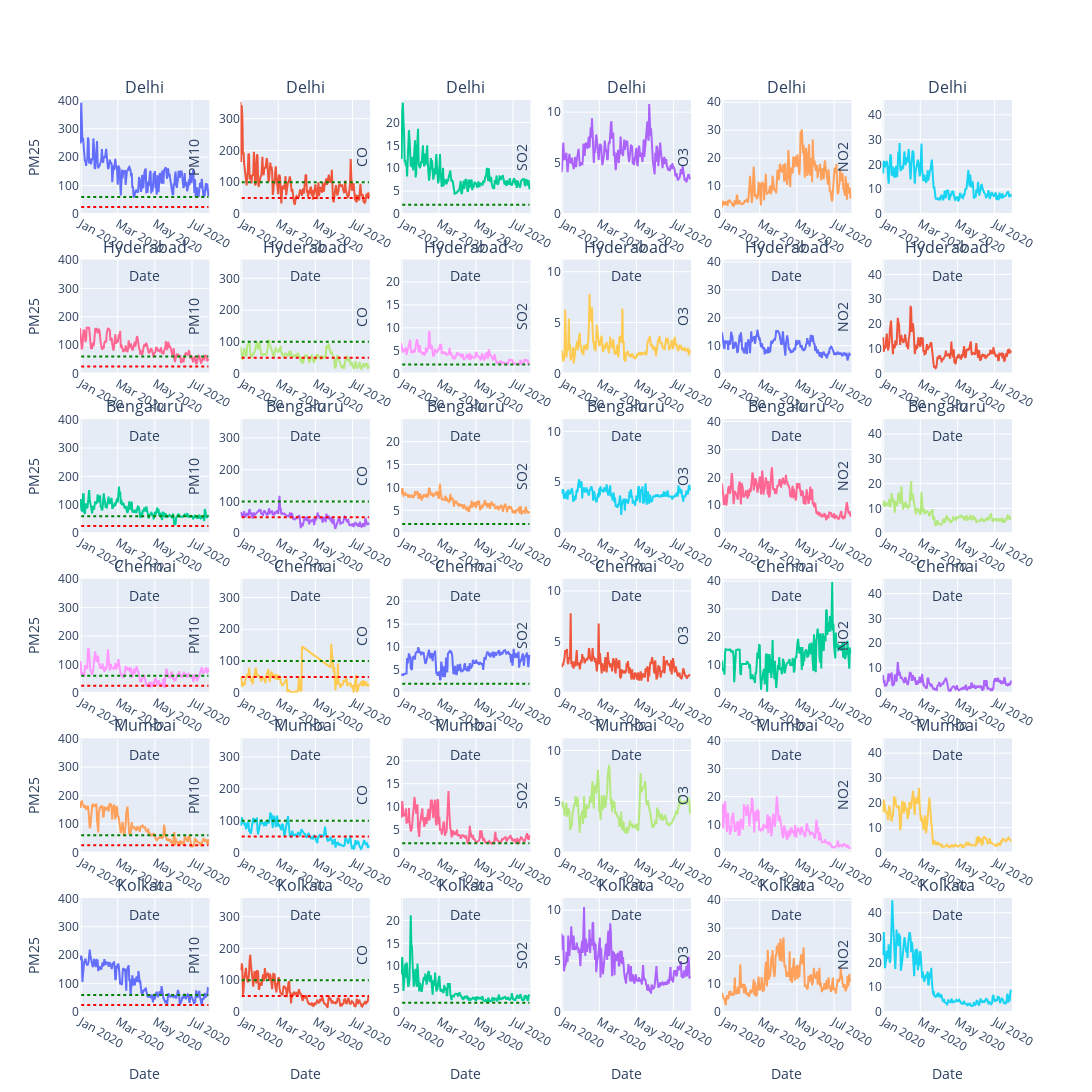

The notebook cell saved with this chart:
### Markdown cell above
Plot them all!

### Code cell
city=['Delhi','Hyderabad','Bengaluru','Chennai','Mumbai','Kolkata']
pollutant=['pm25','pm10','co','so2','o3','no2']
titles=[]
polmax=[]
for i in pollutant:
    dr=df[df['Specie'].isin([i])]
    polmax.append(dr['median'].max()+(dr['median'].mean()/10))
for i in city:
    for j in pollutant:
        titles.append(i)
fig = make_subplots(
rows=6, cols=6,
subplot_titles=titles,
vertical_spacing=0.05
)
for m,i in enumerate(city):
    for n,j in enumerate(pollutant):
        dff=df[df['City'].isin([i])]
        dff=dff[dff['Specie'].isin([j])]
        fig.add_trace(go.Scatter(x=dff['Date'], y=dff['median']),row=m+1, col=n+1)
        if pollutant_who[j]:
            fig.add_shape(go.layout.Shape(type="line", x0=start, y0=pollutant_who[j], x1=end, y1=pollutant_who[j],
                                            line=dict(color='red', width=2,dash='dot'),),row=m+1,col=n+1)
        if pollutant_naaqs[j]:
            fig.add_shape(go.layout.Shape(type="line", x0=start, y0=pollutant_naaqs[j], x1=end, y1=pollutant_naaqs[j],
                                            line=dict(color='green', width=2,dash='dot'),),row=m+1,col=n+1)
        fig.update_yaxes(title=j.upper(),range=[0, polmax[m]], row=m+1, col=l+1)
        fig.update_yaxes(title=j.upper(),range=[0, polmax[n]], row=m+1, col=n+1)
        fig.update_xaxes(title="Date",row=m+1, col=n+1)
fig.update_layout(height=1900, width=2000,showlegend=False)
fig.show()        
fig.write_image(f'images/all_pollutants.png')

### Figure 1 — Plotly figure (JSON) as saved in the notebook; plotly's stock layout.template omitted (floating-point values rounded to 4 significant figures; data arrays with more than 128 entries replaced by an {"elided": "..."} marker saying what was removed)
{"data": [{"type": "scatter", "x": {"elided": "212 str values"}, "xaxis": "x", "y": {"elided": "212 int values"}, "yaxis": "y"}, {"type": "scatter", "x": {"elided": "212 str values"}, "xaxis": "x2", "y": {"elided": "212 int values"}, "yaxis": "y2"}, {"type": "scatter", "x": {"elided": "212 str values"}, "xaxis": "x3", "y": {"elided": "212 float values"}, "yaxis": "y3"}, {"type": "scatter", "x": {"elided": "212 str values"}, "xaxis": "x4", "y": {"elided": "212 float values"}, "yaxis": "y4"}, {"type": "scatter", "x": {"elided": "212 str values"}, "xaxis": "x5", "y": {"elided": "212 float values"}, "yaxis": "y5"}, {"type": "scatter", "x": {"elided": "212 str values"}, "xaxis": "x6", "y": {"elided": "212 float values"}, "yaxis": "y6"}, {"type": "scatter", "x": {"elided": "212 str values"}, "xaxis": "x7", "y": {"elided": "212 int values"}, "yaxis": "y7"}, {"type": "scatter", "x": {"elided": "212 str values"}, "xaxis": "x8", "y": {"elided": "212 int values"}, "yaxis": "y8"}, {"type": "scatter", "x": {"elided": "212 str values"}, "xaxis": "x9", "y": {"elided": "212 float values"}, "yaxis": "y9"}, {"type": "scatter", "x": {"elided": "212 str values"}, "xaxis": "x10", "y": {"elided": "212 float values"}, "yaxis": "y10"}, {"type": "scatter", "x": {"elided": "212 str values"}, "xaxis": "x11", "y": {"elided": "212 float values"}, "yaxis": "y11"}, {"type": "scatter", "x": {"elided": "212 str values"}, "xaxis": "x12", "y": {"elided": "212 float values"}, "yaxis": "y12"}, {"type": "scatter", "x": {"elided": "212 str values"}, "xaxis": "x13", "y": {"elided": "212 int values"}, "yaxis": "y13"}, {"type": "scatter", "x": {"elided": "212 str values"}, "xaxis": "x14", "y": {"elided": "212 int values"}, "yaxis": "y14"}, {"type": "scatter", "x": {"elided": "212 str values"}, "xaxis": "x15", "y": {"elided": "212 float values"}, "yaxis": "y15"}, {"type": "scatter", "x": {"elided": "212 str values"}, "xaxis": "x16", "y": {"elided": "212 float values"}, "yaxis": "y16"}, {"type": "scatter", "x": {"elided": "212 str values"}, "xaxis": "x17", "y": {"elided": "212 float values"}, "yaxis": "y17"}, {"type": "scatter", "x": {"elided": "212 str values"}, "xaxis": "x18", "y": {"elided": "212 float values"}, "yaxis": "y18"}, {"type": "scatter", "x": {"elided": "212 str values"}, "xaxis": "x19", "y": {"elided": "212 int values"}, "yaxis": "y19"}, {"type": "scatter", "x": {"elided": "159 str values"}, "xaxis": "x20", "y": {"elided": "159 int values"}, "yaxis": "y20"}, {"type": "scatter", "x": {"elided": "212 str values"}, "xaxis": "x21", "y": {"elided": "212 float values"}, "yaxis": "y21"}, {"type": "scatter", "x": {"elided": "212 str values"}, "xaxis": "x22", "y": {"elided": "212 float values"}, "yaxis": "y22"}, {"type": "scatter", "x": {"elided": "212 str values"}, "xaxis": "x23", "y": {"elided": "212 float values"}, "yaxis": "y23"}, {"type": "scatter", "x": {"elided": "212 str values"}, "xaxis": "x24", "y": {"elided": "212 float values"}, "yaxis": "y24"}, {"type": "scatter", "x": {"elided": "212 str values"}, "xaxis": "x25", "y": {"elided": "212 int values"}, "yaxis": "y25"}, {"type": "scatter", "x": {"elided": "212 str values"}, "xaxis": "x26", "y": {"elided": "212 int values"}, "yaxis": "y26"}, {"type": "scatter", "x": {"elided": "212 str values"}, "xaxis": "x27", "y": {"elided": "212 float values"}, "yaxis": "y27"}, {"type": "scatter", "x": {"elided": "212 str values"}, "xaxis": "x28", "y": {"elided": "212 float values"}, "yaxis": "y28"}, {"type": "scatter", "x": {"elided": "212 str values"}, "xaxis": "x29", "y": {"elided": "212 float values"}, "yaxis": "y29"}, {"type": "scatter", "x": {"elided": "212 str values"}, "xaxis": "x30", "y": {"elided": "212 float values"}, "yaxis": "y30"}, {"type": "scatter", "x": {"elided": "212 str values"}, "xaxis": "x31", "y": {"elided": "212 int values"}, "yaxis": "y31"}, {"type": "scatter", "x": {"elided": "212 str values"}, "xaxis": "x32", "y": {"elided": "212 int values"}, "yaxis": "y32"}, {"type": "scatter", "x": {"elided": "212 str values"}, "xaxis": "x33", "y": {"elided": "212 float values"}, "yaxis": "y33"}, {"type": "scatter", "x": {"elided": "212 str values"}, "xaxis": "x34", "y": {"elided": "212 float values"}, "yaxis": "y34"}, {"type": "scatter", "x": {"elided": "212 str values"}, "xaxis": "x35", "y": {"elided": "212 float values"}, "yaxis": "y35"}, {"type": "scatter", "x": {"elided": "212 str values"}, "xaxis": "x36", "y": {"elided": "212 float values"}, "yaxis": "y36"}], "layout": {"annotations": [{"font": {"size": 16}, "showarrow": false, "text": "Delhi", "x": 0.06944, "xanchor": "center", "xref": "paper", "y": 1, "yanchor": "bottom", "yref": "paper"}, {"font": {"size": 16}, "showarrow": false, "text": "Delhi", "x": 0.2417, "xanchor": "center", "xref": "paper", "y": 1, "yanchor": "bottom", "yref": "paper"}, {"font": {"size": 16}, "showarrow": false, "text": "Delhi", "x": 0.4139, "xanchor": "center", "xref": "paper", "y": 1, "yanchor": "bottom", "yref": "paper"}, {"font": {"size": 16}, "showarrow": false, "text": "Delhi", "x": 0.5861, "xanchor": "center", "xref": "paper", "y": 1, "yanchor": "bottom", "yref": "paper"}, {"font": {"size": 16}, "showarrow": false, "text": "Delhi", "x": 0.7583, "xanchor": "center", "xref": "paper", "y": 1, "yanchor": "bottom", "yref": "paper"}, {"font": {"size": 16}, "showarrow": false, "text": "Delhi", "x": 0.9306, "xanchor": "center", "xref": "paper", "y": 1, "yanchor": "bottom", "yref": "paper"}, {"font": {"size": 16}, "showarrow": false, "text": "Hyderabad", "x": 0.06944, "xanchor": "center", "xref": "paper", "y": 0.825, "yanchor": "bottom", "yref": "paper"}, {"font": {"size": 16}, "showarrow": false, "text": "Hyderabad", "x": 0.2417, "xanchor": "center", "xref": "paper", "y": 0.825, "yanchor": "bottom", "yref": "paper"}, {"font": {"size": 16}, "showarrow": false, "text": "Hyderabad", "x": 0.4139, "xanchor": "center", "xref": "paper", "y": 0.825, "yanchor": "bottom", "yref": "paper"}, {"font": {"size": 16}, "showarrow": false, "text": "Hyderabad", "x": 0.5861, "xanchor": "center", "xref": "paper", "y": 0.825, "yanchor": "bottom", "yref": "paper"}, {"font": {"size": 16}, "showarrow": false, "text": "Hyderabad", "x": 0.7583, "xanchor": "center", "xref": "paper", "y": 0.825, "yanchor": "bottom", "yref": "paper"}, {"font": {"size": 16}, "showarrow": false, "text": "Hyderabad", "x": 0.9306, "xanchor": "center", "xref": "paper", "y": 0.825, "yanchor": "bottom", "yref": "paper"}, {"font": {"size": 16}, "showarrow": false, "text": "Bengaluru", "x": 0.06944, "xanchor": "center", "xref": "paper", "y": 0.65, "yanchor": "bottom", "yref": "paper"}, {"font": {"size": 16}, "showarrow": false, "text": "Bengaluru", "x": 0.2417, "xanchor": "center", "xref": "paper", "y": 0.65, "yanchor": "bottom", "yref": "paper"}, {"font": {"size": 16}, "showarrow": false, "text": "Bengaluru", "x": 0.4139, "xanchor": "center", "xref": "paper", "y": 0.65, "yanchor": "bottom", "yref": "paper"}, {"font": {"size": 16}, "showarrow": false, "text": "Bengaluru", "x": 0.5861, "xanchor": "center", "xref": "paper", "y": 0.65, "yanchor": "bottom", "yref": "paper"}, {"font": {"size": 16}, "showarrow": false, "text": "Bengaluru", "x": 0.7583, "xanchor": "center", "xref": "paper", "y": 0.65, "yanchor": "bottom", "yref": "paper"}, {"font": {"size": 16}, "showarrow": false, "text": "Bengaluru", "x": 0.9306, "xanchor": "center", "xref": "paper", "y": 0.65, "yanchor": "bottom", "yref": "paper"}, {"font": {"size": 16}, "showarrow": false, "text": "Chennai", "x": 0.06944, "xanchor": "center", "xref": "paper", "y": 0.475, "yanchor": "bottom", "yref": "paper"}, {"font": {"size": 16}, "showarrow": false, "text": "Chennai", "x": 0.2417, "xanchor": "center", "xref": "paper", "y": 0.475, "yanchor": "bottom", "yref": "paper"}, {"font": {"size": 16}, "showarrow": false, "text": "Chennai", "x": 0.4139, "xanchor": "center", "xref": "paper", "y": 0.475, "yanchor": "bottom", "yref": "paper"}, {"font": {"size": 16}, "showarrow": false, "text": "Chennai", "x": 0.5861, "xanchor": "center", "xref": "paper", "y": 0.475, "yanchor": "bottom", "yref": "paper"}, {"font": {"size": 16}, "showarrow": false, "text": "Chennai", "x": 0.7583, "xanchor": "center", "xref": "paper", "y": 0.475, "yanchor": "bottom", "yref": "paper"}, {"font": {"size": 16}, "showarrow": false, "text": "Chennai", "x": 0.9306, "xanchor": "center", "xref": "paper", "y": 0.475, "yanchor": "bottom", "yref": "paper"}, {"font": {"size": 16}, "showarrow": false, "text": "Mumbai", "x": 0.06944, "xanchor": "center", "xref": "paper", "y": 0.3, "yanchor": "bottom", "yref": "paper"}, {"font": {"size": 16}, "showarrow": false, "text": "Mumbai", "x": 0.2417, "xanchor": "center", "xref": "paper", "y": 0.3, "yanchor": "bottom", "yref": "paper"}, {"font": {"size": 16}, "showarrow": false, "text": "Mumbai", "x": 0.4139, "xanchor": "center", "xref": "paper", "y": 0.3, "yanchor": "bottom", "yref": "paper"}, {"font": {"size": 16}, "showarrow": false, "text": "Mumbai", "x": 0.5861, "xanchor": "center", "xref": "paper", "y": 0.3, "yanchor": "bottom", "yref": "paper"}, {"font": {"size": 16}, "showarrow": false, "text": "Mumbai", "x": 0.7583, "xanchor": "center", "xref": "paper", "y": 0.3, "yanchor": "bottom", "yref": "paper"}, {"font": {"size": 16}, "showarrow": false, "text": "Mumbai", "x": 0.9306, "xanchor": "center", "xref": "paper", "y": 0.3, "yanchor": "bottom", "yref": "paper"}, {"font": {"size": 16}, "showarrow": false, "text": "Kolkata", "x": 0.06944, "xanchor": "center", "xref": "paper", "y": 0.125, "yanchor": "bottom", "yref": "paper"}, {"font": {"size": 16}, "showarrow": false, "text": "Kolkata", "x": 0.2417, "xanchor": "center", "xref": "paper", "y": 0.125, "yanchor": "bottom", "yref": "paper"}, {"font": {"size": 16}, "showarrow": false, "text": "Kolkata", "x": 0.4139, "xanchor": "center", "xref": "paper", "y": 0.125, "yanchor": "bottom", "yref": "paper"}, {"font": {"size": 16}, "showarrow": false, "text": "Kolkata", "x": 0.5861, "xanchor": "center", "xref": "paper", "y": 0.125, "yanchor": "bottom", "yref": "paper"}, {"font": {"size": 16}, "showarrow": false, "text": "Kolkata", "x": 0.7583, "xanchor": "center", "xref": "paper", "y": 0.125, "yanchor": "bottom", "yref": "paper"}, {"font": {"size": 16}, "showarrow": false, "text": "Kolkata", "x": 0.9306, "xanchor": "center", "xref": "paper", "y": 0.125, "yanchor": "bottom", "yref": "paper"}], "height": 1900, "shapes": [{"line": {"color": "red", "dash": "dot", "width": 2}, "type": "line", "x0": "2020-01-01", "x1": "2020-07-28", "xref": "x", "y0": 25, "y1": 25, "yref": "y"}, {"line": {"color": "green", "dash": "dot", "width": 2}, "type": "line", "x0": "2020-01-01", "x1": "2020-07-28", "xref": "x", "y0": 60, "y1": 60, "yref": "y"}, {"line": {"color": "red", "dash": "dot", "width": 2}, "type": "line", "x0": "2020-01-01", "x1": "2020-07-28", "xref": "x2", "y0": 50, "y1": 50, "yref": "y2"}, {"line": {"color": "green", "dash": "dot", "width": 2}, "type": "line", "x0": "2020-01-01", "x1": "2020-07-28", "xref": "x2", "y0": 100, "y1": 100, "yref": "y2"}, {"line": {"color": "green", "dash": "dot", "width": 2}, "type": "line", "x0": "2020-01-01", "x1": "2020-07-28", "xref": "x3", "y0": 2, "y1": 2, "yref": "y3"}, {"line": {"color": "red", "dash": "dot", "width": 2}, "type": "line", "x0": "2020-01-01", "x1": "2020-07-28", "xref": "x4", "y0": 20, "y1": 20, "yref": "y4"}, {"line": {"color": "green", "dash": "dot", "width": 2}, "type": "line", "x0": "2020-01-01", "x1": "2020-07-28", "xref": "x4", "y0": 80, "y1": 80, "yref": "y4"}, {"line": {"color": "red", "dash": "dot", "width": 2}, "type": "line", "x0": "2020-01-01", "x1": "2020-07-28", "xref": "x5", "y0": 100, "y1": 100, "yref": "y5"}, {"line": {"color": "green", "dash": "dot", "width": 2}, "type": "line", "x0": "2020-01-01", "x1": "2020-07-28", "xref": "x5", "y0": 100, "y1": 100, "yref": "y5"}, {"line": {"color": "green", "dash": "dot", "width": 2}, "type": "line", "x0": "2020-01-01", "x1": "2020-07-28", "xref": "x6", "y0": 80, "y1": 80, "yref": "y6"}, {"line": {"color": "red", "dash": "dot", "width": 2}, "type": "line", "x0": "2020-01-01", "x1": "2020-07-28", "xref": "x7", "y0": 25, "y1": 25, "yref": "y7"}, {"line": {"color": "green", "dash": "dot", "width": 2}, "type": "line", "x0": "2020-01-01", "x1": "2020-07-28", "xref": "x7", "y0": 60, "y1": 60, "yref": "y7"}, {"line": {"color": "red", "dash": "dot", "width": 2}, "type": "line", "x0": "2020-01-01", "x1": "2020-07-28", "xref": "x8", "y0": 50, "y1": 50, "yref": "y8"}, {"line": {"color": "green", "dash": "dot", "width": 2}, "type": "line", "x0": "2020-01-01", "x1": "2020-07-28", "xref": "x8", "y0": 100, "y1": 100, "yref": "y8"}, {"line": {"color": "green", "dash": "dot", "width": 2}, "type": "line", "x0": "2020-01-01", "x1": "2020-07-28", "xref": "x9", "y0": 2, "y1": 2, "yref": "y9"}, {"line": {"color": "red", "dash": "dot", "width": 2}, "type": "line", "x0": "2020-01-01", "x1": "2020-07-28", "xref": "x10", "y0": 20, "y1": 20, "yref": "y10"}, {"line": {"color": "green", "dash": "dot", "width": 2}, "type": "line", "x0": "2020-01-01", "x1": "2020-07-28", "xref": "x10", "y0": 80, "y1": 80, "yref": "y10"}, {"line": {"color": "red", "dash": "dot", "width": 2}, "type": "line", "x0": "2020-01-01", "x1": "2020-07-28", "xref": "x11", "y0": 100, "y1": 100, "yref": "y11"}, {"line": {"color": "green", "dash": "dot", "width": 2}, "type": "line", "x0": "2020-01-01", "x1": "2020-07-28", "xref": "x11", "y0": 100, "y1": 100, "yref": "y11"}, {"line": {"color": "green", "dash": "dot", "width": 2}, "type": "line", "x0": "2020-01-01", "x1": "2020-07-28", "xref": "x12", "y0": 80, "y1": 80, "yref": "y12"}, {"line": {"color": "red", "dash": "dot", "width": 2}, "type": "line", "x0": "2020-01-01", "x1": "2020-07-28", "xref": "x13", "y0": 25, "y1": 25, "yref": "y13"}, {"line": {"color": "green", "dash": "dot", "width": 2}, "type": "line", "x0": "2020-01-01", "x1": "2020-07-28", "xref": "x13", "y0": 60, "y1": 60, "yref": "y13"}, {"line": {"color": "red", "dash": "dot", "width": 2}, "type": "line", "x0": "2020-01-01", "x1": "2020-07-28", "xref": "x14", "y0": 50, "y1": 50, "yref": "y14"}, {"line": {"color": "green", "dash": "dot", "width": 2}, "type": "line", "x0": "2020-01-01", "x1": "2020-07-28", "xref": "x14", "y0": 100, "y1": 100, "yref": "y14"}, {"line": {"color": "green", "dash": "dot", "width": 2}, "type": "line", "x0": "2020-01-01", "x1": "2020-07-28", "xref": "x15", "y0": 2, "y1": 2, "yref": "y15"}, {"line": {"color": "red", "dash": "dot", "width": 2}, "type": "line", "x0": "2020-01-01", "x1": "2020-07-28", "xref": "x16", "y0": 20, "y1": 20, "yref": "y16"}, {"line": {"color": "green", "dash": "dot", "width": 2}, "type": "line", "x0": "2020-01-01", "x1": "2020-07-28", "xref": "x16", "y0": 80, "y1": 80, "yref": "y16"}, {"line": {"color": "red", "dash": "dot", "width": 2}, "type": "line", "x0": "2020-01-01", "x1": "2020-07-28", "xref": "x17", "y0": 100, "y1": 100, "yref": "y17"}, {"line": {"color": "green", "dash": "dot", "width": 2}, "type": "line", "x0": "2020-01-01", "x1": "2020-07-28", "xref": "x17", "y0": 100, "y1": 100, "yref": "y17"}, {"line": {"color": "green", "dash": "dot", "width": 2}, "type": "line", "x0": "2020-01-01", "x1": "2020-07-28", "xref": "x18", "y0": 80, "y1": 80, "yref": "y18"}, {"line": {"color": "red", "dash": "dot", "width": 2}, "type": "line", "x0": "2020-01-01", "x1": "2020-07-28", "xref": "x19", "y0": 25, "y1": 25, "yref": "y19"}, {"line": {"color": "green", "dash": "dot", "width": 2}, "type": "line", "x0": "2020-01-01", "x1": "2020-07-28", "xref": "x19", "y0": 60, "y1": 60, "yref": "y19"}, {"line": {"color": "red", "dash": "dot", "width": 2}, "type": "line", "x0": "2020-01-01", "x1": "2020-07-28", "xref": "x20", "y0": 50, "y1": 50, "yref": "y20"}, {"line": {"color": "green", "dash": "dot", "width": 2}, "type": "line", "x0": "2020-01-01", "x1": "2020-07-28", "xref": "x20", "y0": 100, "y1": 100, "yref": "y20"}, {"line": {"color": "green", "dash": "dot", "width": 2}, "type": "line", "x0": "2020-01-01", "x1": "2020-07-28", "xref": "x21", "y0": 2, "y1": 2, "yref": "y21"}, {"line": {"color": "red", "dash": "dot", "width": 2}, "type": "line", "x0": "2020-01-01", "x1": "2020-07-28", "xref": "x22", "y0": 20, "y1": 20, "yref": "y22"}, {"line": {"color": "green", "dash": "dot", "width": 2}, "type": "line", "x0": "2020-01-01", "x1": "2020-07-28", "xref": "x22", "y0": 80, "y1": 80, "yref": "y22"}, {"line": {"color": "red", "dash": "dot", "width": 2}, "type": "line", "x0": "2020-01-01", "x1": "2020-07-28", "xref": "x23", "y0": 100, "y1": 100, "yref": "y23"}, {"line": {"color": "green", "dash": "dot", "width": 2}, "type": "line", "x0": "2020-01-01", "x1": "2020-07-28", "xref": "x23", "y0": 100, "y1": 100, "yref": "y23"}, {"line": {"color": "green", "dash": "dot", "width": 2}, "type": "line", "x0": "2020-01-01", "x1": "2020-07-28", "xref": "x24", "y0": 80, "y1": 80, "yref": "y24"}, {"line": {"color": "red", "dash": "dot", "width": 2}, "type": "line", "x0": "2020-01-01", "x1": "2020-07-28", "xref": "x25", "y0": 25, "y1": 25, "yref": "y25"}, {"line": {"color": "green", "dash": "dot", "width": 2}, "type": "line", "x0": "2020-01-01", "x1": "2020-07-28", "xref": "x25", "y0": 60, "y1": 60, "yref": "y25"}, {"line": {"color": "red", "dash": "dot", "width": 2}, "type": "line", "x0": "2020-01-01", "x1": "2020-07-28", "xref": "x26", "y0": 50, "y1": 50, "yref": "y26"}, {"line": {"color": "green", "dash": "dot", "width": 2}, "type": "line", "x0": "2020-01-01", "x1": "2020-07-28", "xref": "x26", "y0": 100, "y1": 100, "yref": "y26"}, {"line": {"color": "green", "dash": "dot", "width": 2}, "type": "line", "x0": "2020-01-01", "x1": "2020-07-28", "xref": "x27", "y0": 2, "y1": 2, "yref": "y27"}, {"line": {"color": "red", "dash": "dot", "width": 2}, "type": "line", "x0": "2020-01-01", "x1": "2020-07-28", "xref": "x28", "y0": 20, "y1": 20, "yref": "y28"}, {"line": {"color": "green", "dash": "dot", "width": 2}, "type": "line", "x0": "2020-01-01", "x1": "2020-07-28", "xref": "x28", "y0": 80, "y1": 80, "yref": "y28"}, {"line": {"color": "red", "dash": "dot", "width": 2}, "type": "line", "x0": "2020-01-01", "x1": "2020-07-28", "xref": "x29", "y0": 100, "y1": 100, "yref": "y29"}, {"line": {"color": "green", "dash": "dot", "width": 2}, "type": "line", "x0": "2020-01-01", "x1": "2020-07-28", "xref": "x29", "y0": 100, "y1": 100, "yref": "y29"}, {"line": {"color": "green", "dash": "dot", "width": 2}, "type": "line", "x0": "2020-01-01", "x1": "2020-07-28", "xref": "x30", "y0": 80, "y1": 80, "yref": "y30"}, {"line": {"color": "red", "dash": "dot", "width": 2}, "type": "line", "x0": "2020-01-01", "x1": "2020-07-28", "xref": "x31", "y0": 25, "y1": 25, "yref": "y31"}, {"line": {"color": "green", "dash": "dot", "width": 2}, "type": "line", "x0": "2020-01-01", "x1": "2020-07-28", "xref": "x31", "y0": 60, "y1": 60, "yref": "y31"}, {"line": {"color": "red", "dash": "dot", "width": 2}, "type": "line", "x0": "2020-01-01", "x1": "2020-07-28", "xref": "x32", "y0": 50, "y1": 50, "yref": "y32"}, {"line": {"color": "green", "dash": "dot", "width": 2}, "type": "line", "x0": "2020-01-01", "x1": "2020-07-28", "xref": "x32", "y0": 100, "y1": 100, "yref": "y32"}, {"line": {"color": "green", "dash": "dot", "width": 2}, "type": "line", "x0": "2020-01-01", "x1": "2020-07-28", "xref": "x33", "y0": 2, "y1": 2, "yref": "y33"}, {"line": {"color": "red", "dash": "dot", "width": 2}, "type": "line", "x0": "2020-01-01", "x1": "2020-07-28", "xref": "x34", "y0": 20, "y1": 20, "yref": "y34"}, {"line": {"color": "green", "dash": "dot", "width": 2}, "type": "line", "x0": "2020-01-01", "x1": "2020-07-28", "xref": "x34", "y0": 80, "y1": 80, "yref": "y34"}, {"line": {"color": "red", "dash": "dot", "width": 2}, "type": "line", "x0": "2020-01-01", "x1": "2020-07-28", "xref": "x35", "y0": 100, "y1": 100, "yref": "y35"}, {"line": {"color": "green", "dash": "dot", "width": 2}, "type": "line", "x0": "2020-01-01", "x1": "2020-07-28", "xref": "x35", "y0": 100, "y1": 100, "yref": "y35"}, {"line": {"color": "green", "dash": "dot", "width": 2}, "type": "line", "x0": "2020-01-01", "x1": "2020-07-28", "xref": "x36", "y0": 80, "y1": 80, "yref": "y36"}], "showlegend": false, "width": 2000, "xaxis": {"anchor": "y", "autorange": true, "domain": [0, 0.1389], "range": ["2019-12-30", "2020-07-28 19:53:36.5866"], "title": {"text": "Date"}, "type": "date"}, "xaxis10": {"anchor": "y10", "autorange": true, "domain": [0.5167, 0.6556], "range": ["2019-12-30", "2020-07-28 19:53:36.5866"], "title": {"text": "Date"}, "type": "date"}, "xaxis11": {"anchor": "y11", "autorange": true, "domain": [0.6889, 0.8278], "range": ["2019-12-30", "2020-07-28 19:53:36.5866"], "title": {"text": "Date"}, "type": "date"}, "xaxis12": {"anchor": "y12", "autorange": true, "domain": [0.8611, 1], "range": ["2019-12-30", "2020-07-28 19:53:36.5866"], "title": {"text": "Date"}, "type": "date"}, "xaxis13": {"anchor": "y13", "autorange": true, "domain": [0, 0.1389], "range": ["2019-12-30", "2020-07-28 19:53:36.5866"], "title": {"text": "Date"}, "type": "date"}, "xaxis14": {"anchor": "y14", "autorange": true, "domain": [0.1722, 0.3111], "range": ["2019-12-30", "2020-07-28 19:53:36.5866"], "title": {"text": "Date"}, "type": "date"}, "xaxis15": {"anchor": "y15", "autorange": true, "domain": [0.3444, 0.4833], "range": ["2019-12-30", "2020-07-28 19:53:36.5866"], "title": {"text": "Date"}, "type": "date"}, "xaxis16": {"anchor": "y16", "autorange": true, "domain": [0.5167, 0.6556], "range": ["2019-12-30", "2020-07-28 19:53:36.5866"], "title": {"text": "Date"}, "type": "date"}, "xaxis17": {"anchor": "y17", "autorange": true, "domain": [0.6889, 0.8278], "range": ["2019-12-30", "2020-07-28 19:53:36.5866"], "title": {"text": "Date"}, "type": "date"}, "xaxis18": {"anchor": "y18", "autorange": true, "domain": [0.8611, 1], "range": ["2019-12-30", "2020-07-28 19:53:36.5866"], "title": {"text": "Date"}, "type": "date"}, "xaxis19": {"anchor": "y19", "autorange": true, "domain": [0, 0.1389], "range": ["2019-12-30", "2020-07-28 19:53:36.5866"], "title": {"text": "Date"}, "type": "date"}, "xaxis2": {"anchor": "y2", "autorange": true, "domain": [0.1722, 0.3111], "range": ["2019-12-30", "2020-07-28 19:53:36.5866"], "title": {"text": "Date"}, "type": "date"}, "xaxis20": {"anchor": "y20", "autorange": true, "domain": [0.1722, 0.3111], "range": ["2019-12-30", "2020-07-28 19:53:36.5866"], "title": {"text": "Date"}, "type": "date"}, "xaxis21": {"anchor": "y21", "autorange": true, "domain": [0.3444, 0.4833], "range": ["2019-12-30", "2020-07-28 19:53:36.5866"], "title": {"text": "Date"}, "type": "date"}, "xaxis22": {"anchor": "y22", "autorange": true, "domain": [0.5167, 0.6556], "range": ["2019-12-30", "2020-07-28 19:53:36.5866"], "title": {"text": "Date"}, "type": "date"}, "xaxis23": {"anchor": "y23", "autorange": true, "domain": [0.6889, 0.8278], "range": ["2019-12-30", "2020-07-28 19:53:36.5866"], "title": {"text": "Date"}, "type": "date"}, "xaxis24": {"anchor": "y24", "autorange": true, "domain": [0.8611, 1], "range": ["2019-12-30", "2020-07-28 19:53:36.5866"], "title": {"text": "Date"}, "type": "date"}, "xaxis25": {"anchor": "y25", "autorange": true, "domain": [0, 0.1389], "range": ["2019-12-30", "2020-07-28 19:53:36.5866"], "title": {"text": "Date"}, "type": "date"}, "xaxis26": {"anchor": "y26", "autorange": true, "domain": [0.1722, 0.3111], "range": ["2019-12-30", "2020-07-28 19:53:36.5866"], "title": {"text": "Date"}, "type": "date"}, "xaxis27": {"anchor": "y27", "autorange": true, "domain": [0.3444, 0.4833], "range": ["2019-12-30", "2020-07-28 19:53:36.5866"], "title": {"text": "Date"}, "type": "date"}, "xaxis28": {"anchor": "y28", "autorange": true, "domain": [0.5167, 0.6556], "range": ["2019-12-30", "2020-07-28 19:53:36.5866"], "title": {"text": "Date"}, "type": "date"}, "xaxis29": {"anchor": "y29", "autorange": true, "domain": [0.6889, 0.8278], "range": ["2019-12-30", "2020-07-28 19:53:36.5866"], "title": {"text": "Date"}, "type": "date"}, "xaxis3": {"anchor": "y3", "autorange": true, "domain": [0.3444, 0.4833], "range": ["2019-12-30", "2020-07-28 19:53:36.5866"], "title": {"text": "Date"}, "type": "date"}, "xaxis30": {"anchor": "y30", "autorange": true, "domain": [0.8611, 1], "range": ["2019-12-30", "2020-07-28 19:53:36.5866"], "title": {"text": "Date"}, "type": "date"}, "xaxis31": {"anchor": "y31", "autorange": true, "domain": [0, 0.1389], "range": ["2019-12-30", "2020-07-28 19:53:36.5866"], "title": {"text": "Date"}, "type": "date"}, "xaxis32": {"anchor": "y32", "autorange": true, "domain": [0.1722, 0.3111], "range": ["2019-12-30", "2020-07-28 19:53:36.5866"], "title": {"text": "Date"}, "type": "date"}, "xaxis33": {"anchor": "y33", "autorange": true, "domain": [0.3444, 0.4833], "range": ["2019-12-30", "2020-07-28 19:53:36.5866"], "title": {"text": "Date"}, "type": "date"}, "xaxis34": {"anchor": "y34", "autorange": true, "domain": [0.5167, 0.6556], "range": ["2019-12-30", "2020-07-28 19:53:36.5866"], "title": {"text": "Date"}, "type": "date"}, "xaxis35": {"anchor": "y35", "autorange": true, "domain": [0.6889, 0.8278], "range": ["2019-12-30", "2020-07-28 19:53:36.5866"], "title": {"text": "Date"}, "type": "date"}, "xaxis36": {"anchor": "y36", "autorange": true, "domain": [0.8611, 1], "range": ["2019-12-30", "2020-07-28 19:53:36.5866"], "title": {"text": "Date"}, "type": "date"}, "xaxis4": {"anchor": "y4", "autorange": true, "domain": [0.5167, 0.6556], "range": ["2019-12-30", "2020-07-28 19:53:36.5866"], "title": {"text": "Date"}, "type": "date"}, "xaxis5": {"anchor": "y5", "autorange": true, "domain": [0.6889, 0.8278], "range": ["2019-12-30", "2020-07-28 19:53:36.5866"], "title": {"text": "Date"}, "type": "date"}, "xaxis6": {"anchor": "y6", "autorange": true, "domain": [0.8611, 1], "range": ["2019-12-30", "2020-07-28 19:53:36.5866"], "title": {"text": "Date"}, "type": "date"}, "xaxis7": {"anchor": "y7", "autorange": true, "domain": [0, 0.1389], "range": ["2019-12-30", "2020-07-28 19:53:36.5866"], "title": {"text": "Date"}, "type": "date"}, "xaxis8": {"anchor": "y8", "autorange": true, "domain": [0.1722, 0.3111], "range": ["2019-12-30", "2020-07-28 19:53:36.5866"], "title": {"text": "Date"}, "type": "date"}, "xaxis9": {"anchor": "y9", "autorange": true, "domain": [0.3444, 0.4833], "range": ["2019-12-30", "2020-07-28 19:53:36.5866"], "title": {"text": "Date"}, "type": "date"}, "yaxis": {"anchor": "x", "domain": [0.875, 1], "range": [0, 401.3], "title": {"text": "PM25"}, "type": "linear"}, "yaxis10": {"anchor": "x10", "domain": [0.7, 0.825], "range": [0, 11.19], "title": {"text": "SO2"}, "type": "linear"}, "yaxis11": {"anchor": "x11", "domain": [0.7, 0.825], "range": [0, 40.82], "title": {"text": "O3"}, "type": "linear"}, "yaxis12": {"anchor": "x12", "domain": [0.7, 0.825], "range": [0, 45.96], "title": {"text": "NO2"}, "type": "linear"}, "yaxis13": {"anchor": "x13", "domain": [0.525, 0.65], "range": [0, 401.3], "title": {"text": "PM25"}, "type": "linear"}, "yaxis14": {"anchor": "x14", "domain": [0.525, 0.65], "range": [0, 359.0], "title": {"text": "PM10"}, "type": "linear"}, "yaxis15": {"anchor": "x15", "domain": [0.525, 0.65], "range": [0, 24.89], "title": {"text": "CO"}, "type": "linear"}, "yaxis16": {"anchor": "x16", "domain": [0.525, 0.65], "range": [0, 11.19], "title": {"text": "SO2"}, "type": "linear"}, "yaxis17": {"anchor": "x17", "domain": [0.525, 0.65], "range": [0, 40.82], "title": {"text": "O3"}, "type": "linear"}, "yaxis18": {"anchor": "x18", "domain": [0.525, 0.65], "range": [0, 45.96], "title": {"text": "NO2"}, "type": "linear"}, "yaxis19": {"anchor": "x19", "domain": [0.35, 0.475], "range": [0, 401.3], "title": {"text": "PM25"}, "type": "linear"}, "yaxis2": {"anchor": "x2", "domain": [0.875, 1], "range": [0, 359.0], "title": {"text": "PM10"}, "type": "linear"}, "yaxis20": {"anchor": "x20", "domain": [0.35, 0.475], "range": [0, 359.0], "title": {"text": "PM10"}, "type": "linear"}, "yaxis21": {"anchor": "x21", "domain": [0.35, 0.475], "range": [0, 24.89], "title": {"text": "CO"}, "type": "linear"}, "yaxis22": {"anchor": "x22", "domain": [0.35, 0.475], "range": [0, 11.19], "title": {"text": "SO2"}, "type": "linear"}, "yaxis23": {"anchor": "x23", "domain": [0.35, 0.475], "range": [0, 40.82], "title": {"text": "O3"}, "type": "linear"}, "yaxis24": {"anchor": "x24", "domain": [0.35, 0.475], "range": [0, 45.96], "title": {"text": "NO2"}, "type": "linear"}, "yaxis25": {"anchor": "x25", "domain": [0.175, 0.3], "range": [0, 401.3], "title": {"text": "PM25"}, "type": "linear"}, "yaxis26": {"anchor": "x26", "domain": [0.175, 0.3], "range": [0, 359.0], "title": {"text": "PM10"}, "type": "linear"}, "yaxis27": {"anchor": "x27", "domain": [0.175, 0.3], "range": [0, 24.89], "title": {"text": "CO"}, "type": "linear"}, "yaxis28": {"anchor": "x28", "domain": [0.175, 0.3], "range": [0, 11.19], "title": {"text": "SO2"}, "type": "linear"}, "yaxis29": {"anchor": "x29", "domain": [0.175, 0.3], "range": [0, 40.82], "title": {"text": "O3"}, "type": "linear"}, "yaxis3": {"anchor": "x3", "domain": [0.875, 1], "range": [0, 24.89], "title": {"text": "CO"}, "type": "linear"}, "yaxis30": {"anchor": "x30", "domain": [0.175, 0.3], "range": [0, 45.96], "title": {"text": "NO2"}, "type": "linear"}, "yaxis31": {"anchor": "x31", "domain": [0, 0.125], "range": [0, 401.3], "title": {"text": "PM25"}, "type": "linear"}, "yaxis32": {"anchor": "x32", "domain": [0, 0.125], "range": [0, 359.0], "title": {"text": "PM10"}, "type": "linear"}, "yaxis33": {"anchor": "x33", "domain": [0, 0.125], "range": [0, 24.89], "title": {"text": "CO"}, "type": "linear"}, "yaxis34": {"anchor": "x34", "domain": [0, 0.125], "range": [0, 11.19], "title": {"text": "SO2"}, "type": "linear"}, "yaxis35": {"anchor": "x35", "domain": [0, 0.125], "range": [0, 40.82], "title": {"text": "O3"}, "type": "linear"}, "yaxis36": {"anchor": "x36", "domain": [0, 0.125], "range": [0, 45.96], "title": {"text": "NO2"}, "type": "linear"}, "yaxis4": {"anchor": "x4", "domain": [0.875, 1], "range": [0, 11.19], "title": {"text": "SO2"}, "type": "linear"}, "yaxis5": {"anchor": "x5", "domain": [0.875, 1], "range": [0, 40.82], "title": {"text": "O3"}, "type": "linear"}, "yaxis6": {"anchor": "x6", "domain": [0.875, 1], "range": [0, 45.96], "title": {"text": "NO2"}, "type": "linear"}, "yaxis7": {"anchor": "x7", "domain": [0.7, 0.825], "range": [0, 401.3], "title": {"text": "PM25"}, "type": "linear"}, "yaxis8": {"anchor": "x8", "domain": [0.7, 0.825], "range": [0, 359.0], "title": {"text": "PM10"}, "type": "linear"}, "yaxis9": {"anchor": "x9", "domain": [0.7, 0.825], "range": [0, 24.89], "title": {"text": "CO"}, "type": "linear"}}}
